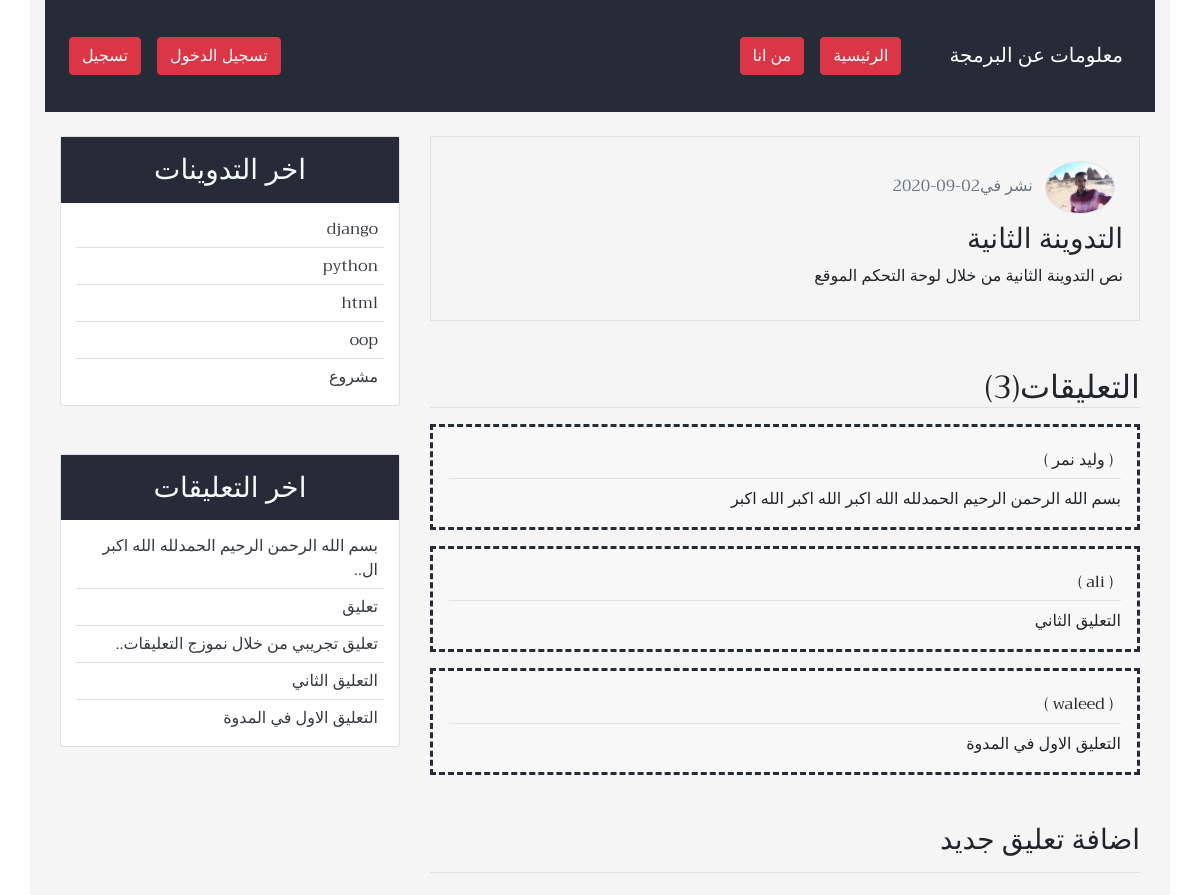
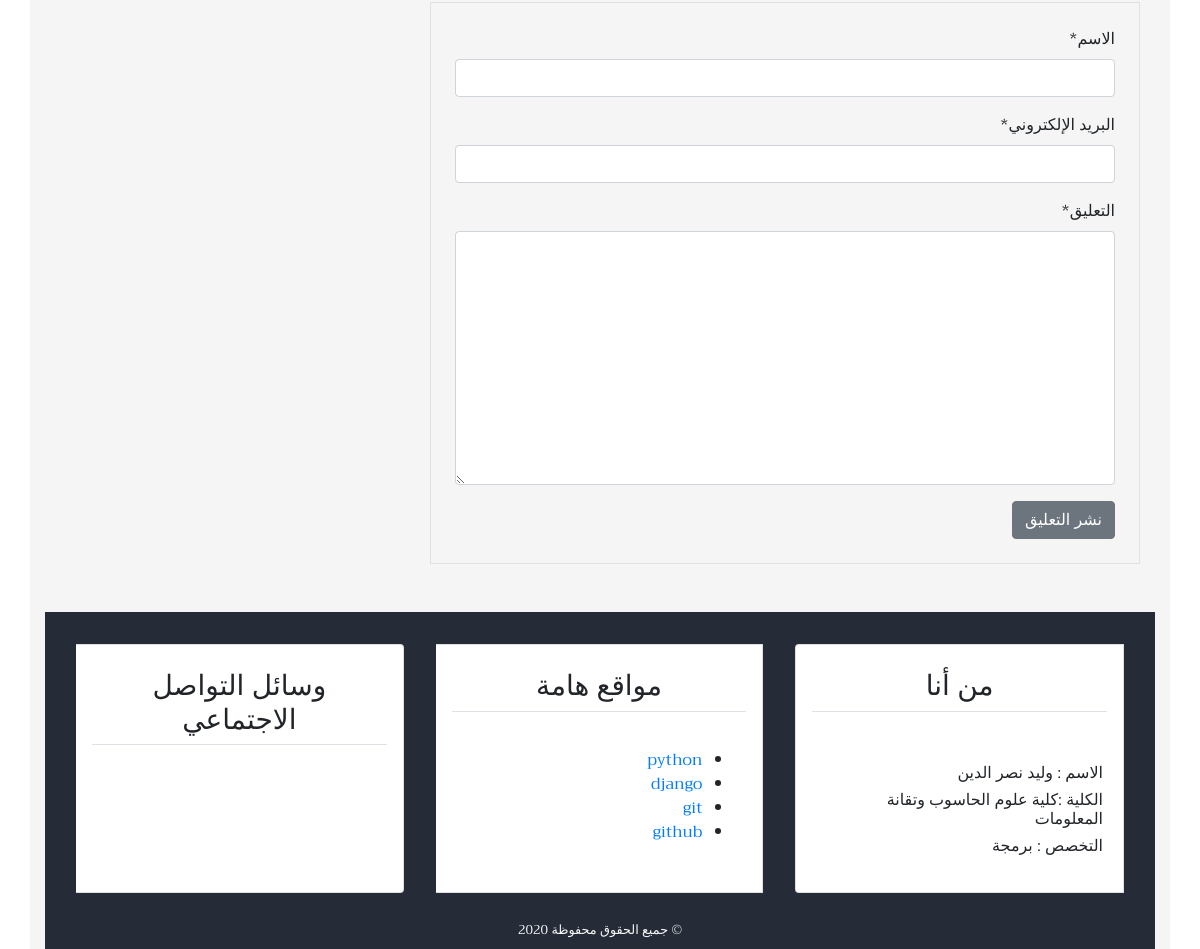
The page /detail/2/ on the database its author committed (2 pictures, top to bottom).
### blog/models.py (models this page shows, shortened)
class Post(models.Model):
    title =       models.CharField(max_length=100)
    content =     models.TextField()
    post_date =   models.DateTimeField(default=timezone.now)
    post_update = models.DateTimeField(auto_now=True)
    author =      models.ForeignKey(User, on_delete=models.CASCADE)
    def __str__(self):
        return self.title
    class Meta:
        ordering = ('-post_date',)

class Comment(models.Model):
    name = models.CharField(max_length=50, verbose_name='الاسم')
    email = models.EmailField(verbose_name='البريد الإلكتروني')
    body = models.TextField(verbose_name='التعليق')
    comment_data = models.DateTimeField(auto_now_add=True)
    active = models.BooleanField(default=False)
    post = models.ForeignKey(Post, on_delete=models.CASCADE, related_name='comments')
    class Meta:
        ordering = ('-comment_data',)

### user/models.py (models this page shows, shortened)
class Profile(models.Model):
    image = models.ImageField(default='default.jpg', upload_to='profile_pics')
    user = models.OneToOneField(User, on_delete=models.CASCADE)

### blog/views.py (the view)
# urls.py: path('detail/<int:post_id>/', views.post_detail, name='detail'),
def post_detail(request, post_id):
    post = get_object_or_404(Post, pk=post_id)
    comments = post.comments.filter(active=True)
    if request.method == 'POST':
        comment_form = NewComment(data=request.POST)
        if comment_form.is_valid():
            new_comment = comment_form.save(commit=False)
            new_comment.post = post
            new_comment.save()
            comment_form = NewComment()
    else:
         comment_form = NewComment()
    context = {
        'title':post,
        'post':post,
        'comments':comments,
        'comment_form':comment_form,
    }
    return render(request, 'blog/detail.html', context)

### blog/forms.py
class NewComment(forms.ModelForm):
    class Meta:
        model = Comment
        fields = ('name', 'email', 'body')

### blog/templatetags/post_tag.py (called while the page is built)
@register.inclusion_tag('blog/latest_posts.html')
def latest_posts():
    context = {
        'l_posts': Post.objects.all()[0:5],
    }
    return context

@register.inclusion_tag('blog/latest_comments.html')
def latest_comments():
    context = {
        'l_comments': Comment.objects.filter(active=True)[:5],
    }
    return context

### blog/templates/blog/detail.html (shortened to what this page needs)
{% extends 'blog/base.html' %}
{% block content %}
{% load crispy_forms_tags %}
<div class="border p-3 mb-3">
    <img  class="img-fluid rounded-circle border m-2" width="70px"
           src="{{post.author.profile.image.url}}"
           alt="صورة الناشر">
    <span class="text-secondary">نشر في{{post.post_date|date:'d-m-Y'}}</span>
    <h3>{{post.title}}</h3>
    <p>{{post.content}}</p>
</div>
<h2 class="border-bottom mt-5 mb-3">التعليقات({{comments.count}})</h2>
{% for comment in comments %}
<ul class="p-3 comment">
    <h6 class="border-bottom p-2">( {{comment.name}} ) </h6>
    {{comment.body}}
</ul>
{% empty %}
<h6 class="text-center p-4 comment">لايوجد تعليقات</h6>
{% endfor %}
<h3 class="border-bottom pb-3 mb-3 mt-5">اضافة تعليق جديد</h3>
<div class="border p-4 mb-5 mt-4">
    <form method="POST">
        {{comment_form|crispy}}
        <input class="btn btn-secondary" type="submit" value="نشر التعليق">
    </form>
</div>
{% endblock content %}

### blog/templates/blog/latest_posts.html
<ul class="list-group-flush  latest-post">
    {% for post in l_posts %}
    <li class="list-group-item  latest-post-item">
         <a class="text-dark" href="{% url 'detail' post.id %}">{{post.title}}</a>
    </li>
    {% endfor %}
</ul>

### blog/templates/blog/latest_comments.html
<ul class="list-group-flush  latest-comment">
    {% for comment in l_comments %}
    <li class="list-group-item  latest-comment-item">
        <a class="text-dark" href="{% url 'detail' comment.post.id %}">
            {%if comment.body|length > 25 %}
            {{comment.body|slice:'45'}}..
            {% else %}
            {{comment.body}}
            {% endif %}
        </a>
    </li>
    {% empty %}
    <li class="list-group-item latest-comment-item">لا يوجد تعليقات</li>
    {% endfor %}
</ul>

### blog/static/blog/css/main.css (style rules this page uses)
html, body { direction: rtl; text-align: right; }
body { font-family: 'Trirong', sans-serif; }
.latest-post, .latest-comment { padding: 0 15px; }
.latest-post .latest-post-item, .latest-comment .latest-comment-item { padding: 6px; }
.latest-post li:first-child, .latest-comment li:first-child { border-top: 0; }
.latest-post li:last-child, .latest-comment li:last-child { border-bottom: 0; padding-bottom: 0; }
.comment { background-color: #f8f8f8; border: 3px dashed #252c37; }

### rows shown on the page
Post: author.profile.image (picture), post_date "02-09-2020", title "التدوينة الثانية", content "نص التدوينة الثانية من خلال لوحة التحكم الموقع"
Comment: name "وليد نمر", body "بسم الله الرحمن الرحيم الحمدلله الله اكبر الله اكبر الله اكبر", body "بسم الله الرحمن الرحيم الحمدلله الله اكبر ال"
Comment: name "ali", body "التعليق الثاني"
Comment: name "waleed", body "التعليق الاول في المدوة"
Post: title "django"
Post: title "python"
Post: title "html"
Post: title "oop"
Post: title "مشروع"
Comment: body "تعليق"
Comment: body "تعليق تجريبي من خلال نموزج التعليقات"

### other values the page prints
{{ comments.count }} "3"
